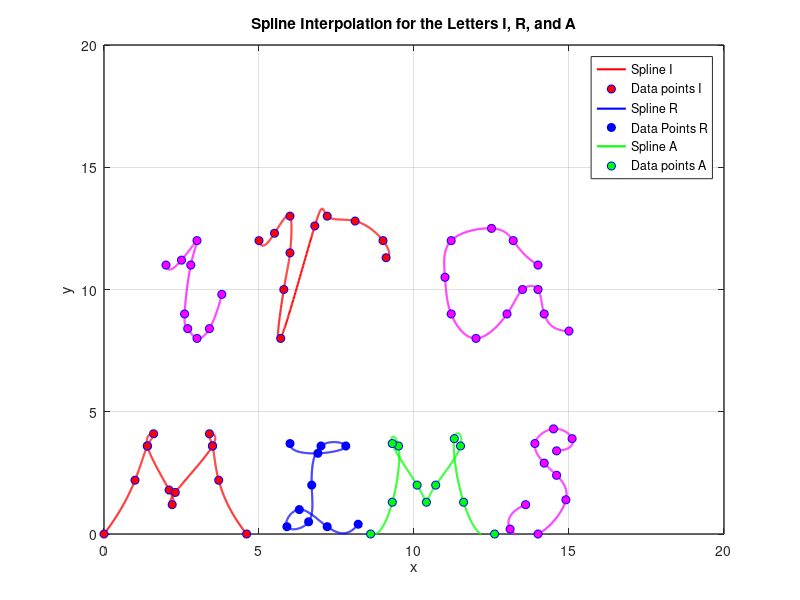

The MATLAB script that drew this image:

%% MIMS
% data coordinates for letter 'M'
x_m_1 = [0 1.0 1.4 1.6 1.4 2.1 2.2 2.3 3.5 3.4 3.5 3.7 4.6];
y_m_1 = [0 2.2 3.6 4.1 3.6 1.8 1.2 1.7 3.6 4.1 3.6 2.2 0.0];

% % data coordinates for letter 'I'
x_i_3 = [6.0 6.9 7.8 7.0 6.7 6.6 5.9 6.3 7.2 8.2];
y_i_3 = [3.7 3.3 3.6 3.6 2.0 0.5 0.3 1.0 0.3 0.4];

% data coordinates for letter 'M'
x_m_2 = [8.6 9.3 9.5 9.3 10.1 10.4 10.7 11.5 11.3 11.6 12.6];
y_m_2 = [0.0 1.3 3.6 3.7 2.0 1.3 2.0 3.6 3.9 1.3 0];

% data coordinates for letter 'S'
x_s = [14.6 15.1 14.5 13.9 14.2 14.6 14.9 14.0 13.1 13.6];
y_s = [3.4 3.9 4.3 3.7 2.9 2.4 1.4 0.0 0.2 1.2];

n_m_1 = length(x_m_1);
n_i_3 = length(x_i_3);
n_m_2 = length(x_m_2);
n_s = length(x_s);

t_m_1 = 0:n_m_1-1; % Parametric coordinate t for 'M'
t_i_3 = 0:n_i_3-1; % Parametric coordinate t for 'I'
t_m_2 = 0:n_m_2-1; % Parametric coordinate t for 'M'
t_s = 0:n_s-1; % Parametric coordinate t for 'S'

tt_m_1 = 0:0.01:n_m_1-1; % More dense coordinate tt for spline interpolation of 'M'
tt_i_3 = 0:0.01:n_i_3-1; % More dense coordinate tt for spline interpolation of 'I'
tt_m_2 = 0:0.01:n_m_2-1; % More dense coordinate tt for spline interpolation of 'M'
tt_s = 0:0.01:n_s-1; % More dense coordinate tt for spline interpolation of 'S'

% Compute spline interpolation for 'M'
xx_m_1 = spline(t_m_1, x_m_1, tt_m_1);
yy_m_1 = spline(t_m_1, y_m_1, tt_m_1);

% Compute spline interpolation for 'I'
xx_i_3 = spline(t_i_3, x_i_3, tt_i_3);
yy_i_3 = spline(t_i_3, y_i_3, tt_i_3);

% Compute spline interpolation for 'M'
xx_m_2 = spline(t_m_2, x_m_2, tt_m_2);
yy_m_2 = spline(t_m_2, y_m_2, tt_m_2);

% Compute spline interpolation for 'S'
xx_s = spline(t_s, x_s, tt_s);
yy_s = spline(t_s, y_s, tt_s);

% Plot settings
figure(1)
plot(xx_m_1, yy_m_1, 'red', 'LineWidth', 1.5) % plot spline for 'M'
hold on
plot(x_m_1, y_m_1, 'bo', 'MarkerFaceColor', 'red') % plot data points for 'M' 

plot(xx_i_3, yy_i_3, 'b', 'LineWidth', 1.5) % plot spline for 'i'
plot(x_i_3, y_i_3, 'bo', 'MarkerFaceColor', 'blue') % plot data points for 'i'

plot(xx_m_2, yy_m_2, 'green', 'LineWidth', 1.5) % plot spline for 'M'
plot(x_m_2, y_m_2, 'bo', 'MarkerFaceColor', 'green') % plot data points for 'M'

plot(xx_s, yy_s, 'magenta', 'LineWidth', 1.5) % plot spline for 'S'
plot(x_s, y_s, 'bo', 'MarkerFaceColor', 'magenta') % plot data points for 'S'
axis([0 50 0 50]);
grid on;
title('Spline Interpolation for the M I M S');
xlabel('x');
ylabel('y');
set(gca, 'FontSize', 10, 'LineWidth', 1)
grid on 
legend('Spline M', 'Data points M','Spline i', 'Data Points i','Spline M', 'Data points M', 'Spline S', 'Data Points S');

% IRA

% Data coordinates for letter ‘I’
x_i_4 = [2 2.5 3 2.8 2.6 2.7 3 3.4 3.8];
y_i_4 = [11 11.2 12 11 9 8.4 8 8.4 9.8];

% Data coordinates for letter ‘R’
x_r = [5 5.5 6 6 5.8 5.7 6.8 7.2 8.1 9 9.1];
y_r = [12 12.3 13 11.5 10 8 12.6 13 12.8 12 11.3];

% Data coordinates for letter ‘A’
x_a_3 = [14 13.2 12.5 11.2 11 11.2 12 13 13.5 14 14.2 15];
y_a_3 = [11 12 12.5 12 10.5 9 8 9 10 10 9 8.3];

n_i_4 = length(x_i_4);
n_r = length(x_r);
n_a_3 = length(x_a_3);

t_i_4 = 0:n_i_4-1;
t_r = 0:n_r-1;
t_a_3 = 0:n_a_3-1;

tt_i_4 = 0:0.01:n_i_4-1;
tt_r = 0:0.01:n_r-1;
tt_a_3 = 0:0.01:n_a_3-1;

% Spline interpolation for ‘I’
xx_i_4 = spline(t_i_4, x_i_4, tt_i_4);
yy_i_4 = spline(t_i_4, y_i_4, tt_i_4);

% Spline interpolation for ‘R’
xx_r = spline(t_r, x_r, tt_r);
yy_r = spline(t_r, y_r, tt_r);

% Spline interpolation for ‘A’
xx_a_3 = spline(t_a_3, x_a_3, tt_a_3);
yy_a_3 = spline(t_a_3, y_a_3, tt_a_3);

figure(1)
plot(xx_i_4, yy_i_4, 'magenta', 'LineWidth', 1.5)
hold on
plot(x_i_4, y_i_4, 'bo', 'MarkerFaceColor', 'magenta')

plot(xx_r, yy_r, 'red', 'LineWidth', 1.5)
plot(x_r, y_r, 'bo', 'MarkerFaceColor', 'red')

plot(xx_a_3, yy_a_3, 'magenta', 'LineWidth', 1.5)
plot(x_a_3, y_a_3, 'bo', 'MarkerFaceColor', 'magenta')

axis([0 20 0 20]);
grid on;
title('Spline Interpolation for the Letters I, R, and A');
xlabel('x');
ylabel('y');
set(gca, 'FontSize', 10, 'LineWidth', 1)

legend('Spline I', 'Data points I', 'Spline R', 'Data Points R', 'Spline A', 'Data points A');
